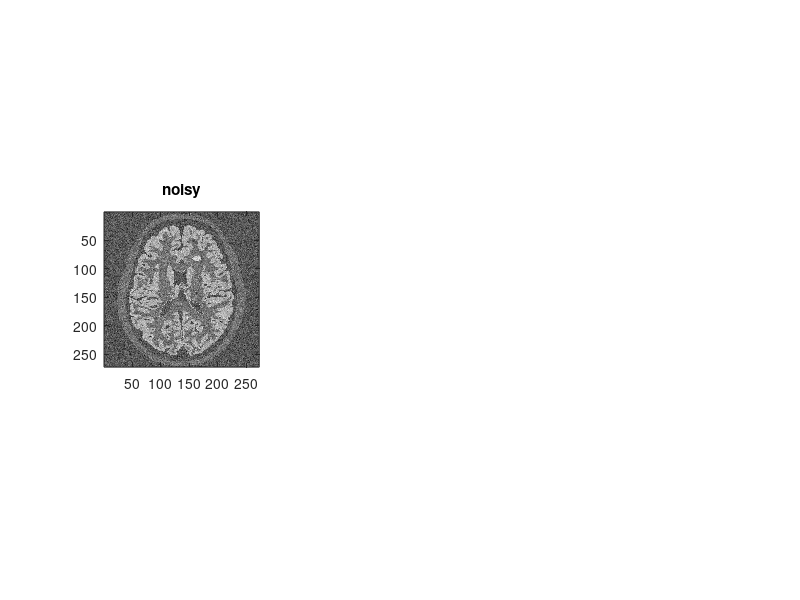

Recreate this plot in MATLAB. (Note: this script raises an error after producing the figure.)
% Some example code for denoising with a prior, either with directional TV
% or the infimal convolution of two TV Bregman distances 
clear; close all; clc; 

% Load some images 
load('pet_gt.mat');
load('mri_gt.mat');
uc = groundTruthPET;
vc = groundTruthMRI;

% load a red/blue colormap
load('blue_red_colormap.mat');

norm_type = 'iso';

%% Create a noisy version of u
sigma = 0.2;
un = uc + sigma * randn(size(uc)) * max(uc(:));
figure; subplot(131); 
imagesc(un); colormap gray; axis image; title('noisy');

%% Create a gradient of the MR image 
eta = 0.05;
grad_vc = gradient_direction(vc,eta);

% compute a subgradient 
beta = 0.01;
[vc_rof, ~, q] = rof(vc, beta, 'fista', 'niter', 20000, 'verbose', 1, 'tol', 1e-5, 'norm_type', norm_type, 'epsilon', 0.01);
subgrad_vc = q/beta;

%% Do the denoising with dTV
alpha = 5;
niter = 2000;
[u, ~] = prox_dtv_pd(un,grad_vc,alpha,'niter',niter);

% Compare to a standard ROF reconstruction
u2 = rof(un,2,'pd','niter',niter,'verbose',true);

% Plot
subplot(132); 
imagesc(shrinkImage(abs(u),0,10)); colormap gray; axis image; title('with prior');
subplot(133); 
imagesc(shrinkImage(u2,0,10)); colormap gray; axis image; title('rof');
figure;
imagesc(diffImage(abs(u), uc, [0, 10])); colormap(cmap); axis image; title('difference "with prior" and "ground truth"');

%% do it with ICBTV
alpha = 5;
niter = 5000;
w = 0.1;
[u, u_erg, hist_u, z] = prox_icbtv_tv(un, subgrad_vc, alpha, w, 'niter', niter, 'int', 100, 'norm_type', norm_type);

figure; 
subplot(131);
imagesc(shrinkImage(u, 0, 10)); axis image; colormap gray; title('w/ prior: iterate');
subplot(132); 
imagesc(shrinkImage(u_erg, 0, 10)); axis image; colormap gray; title('w/ prior: ergodic');
subplot(133); plot(hist_u.rmse); title('evolution RMSE');

figure; 
imagesc(diffImage(u, uc, [0, 10]) + 0.5); colormap(cmap); axis image; title('w/ prior: diff. to ground truth'); 

%% Try a reconstruction with a shifted version of the prior 
s = [2, 1]; % in px
vc_shift = imtranslate(vc, s); 

% Compute a subgradient
grad_vc_shift = gradient_direction(vc_shift, eta);
[vc_rof_shift, ~, q_shift] = rof(vc_shift, beta, 'fista', 'verbose', 1, 'tol', 1e-5, 'norm_type', norm_type, 'epsilon', 0.001);
subgrad_vc_shift = q_shift/beta;

% show
figure; 
subplot(131); 
imagesc(subgrad_vc_shift(:,:,1)); axis image; title('x gradient');
subplot(132); 
imagesc(subgrad_vc_shift(:,:,2)); axis image; title('y gradient');
subplot(133); 
imagesc(sqrt(sum(subgrad_vc_shift.^2,3))); axis image; title('norm gradient');

%% reconstruct
alpha = 10;
w = 0.1;
[u_shift, hist_u_shift] = prox_icbtv_tv(un, subgrad_vc_shift, alpha, w, 'niter', niter, 'int', 100); 

% show 
figure; 
imagesc(shrinkImage(u_shift, 0, 10)); colormap gray; axis image; title('with prior');

figure;
imagesc(diffImage(u_shift, uc, [0, 10]) + 0.5); colormap(cmap); axis image; title('diff. to ground truth'); 
